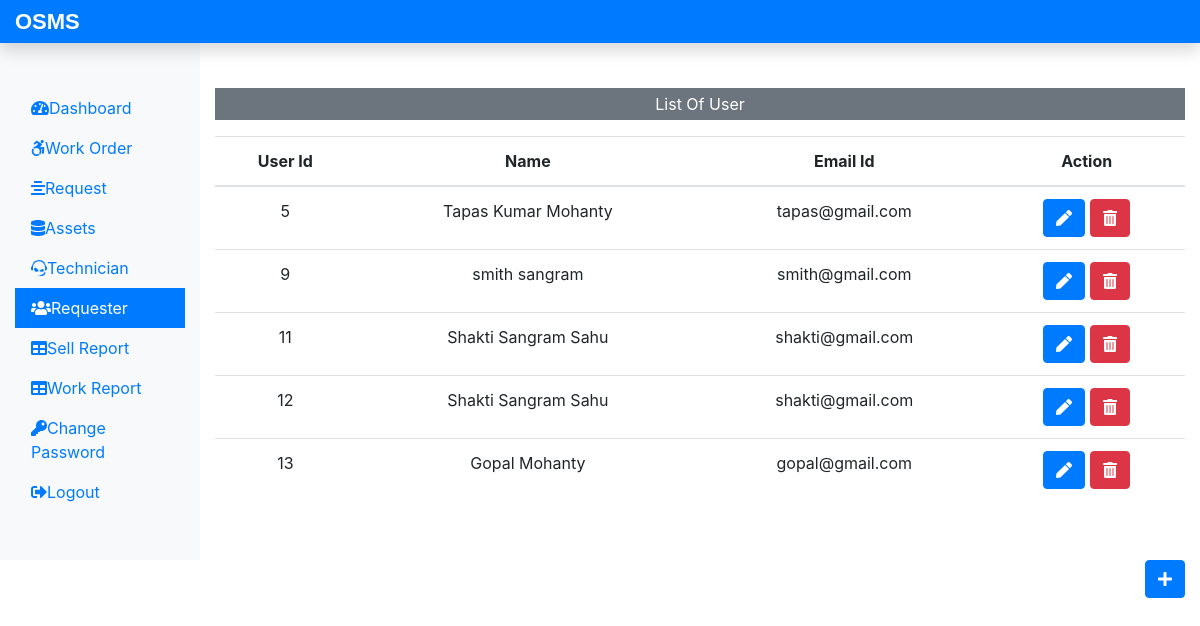
The app's page /admin/requester.php (signed in) with its own data.
### tables this page shows
CREATE TABLE `userdetails` (
  `u_id` int(11) NOT NULL,
  `u_name` varchar(50) NOT NULL,
  `u_emailid` varchar(50) NOT NULL,
  `u_password` varchar(50) NOT NULL
);

### admin/requester.php (the view, shortened to what this page needs)
<?php
  include_once('../dbconnection.php');
  include_once('includes/header.php');
?>
  <div class="col-md-10 col-sm-9 mt-5 text-center">
    <p class="bg-secondary text-white p-1">List Of User</p>
    <?php
      $sql="SELECT * FROM userdetails";
      $result=$conn->query($sql);
      if($result->num_rows > 0){
    ?>
    <table class="table">
      <thead>
        <th>User Id</th>
        <th>Name</th>
        <th>Email Id</th>
        <th>Action</th>
      </thead>
      <tbody>
        <?php while($row=$result->fetch_assoc()){ ?>
        <tr>
          <td><?php echo $row['u_id'] ;?></td>
          <td><?php echo $row['u_name'] ;?></td>
          <td><?php echo $row['u_emailid'] ;?></td>
          <td>
            <form action="edituser.php"method="post" class="d-inline">
              <button type="submit" class="btn btn-primary" name="edit" value="Edit"><i class="fas fa-pen"></i></button>
            </form>
            <form action="" method="post" class="d-inline">
            <button type="submit" class="btn btn-danger" name="delete" value="Delete"><i class="fas fa-trash-alt"></i></button>
            </form>
          </td>
        </tr>
        <?php } ?>
      </tbody>
    </table>
    <?php }else{
      echo'<div class="alert alert-info">No User Available</div>';
    } ?>
  </div>
  </div>
  <div class="float-right"><a href="insertuser.php" class="btn btn-primary"><i class="fas fa-plus"></i></a></div>
    </div>
</body>
</html>

### records on screen
userdetails: u_id "5", u_name "Tapas Kumar Mohanty", u_emailid "tapas@gmail.com"
userdetails: u_id "9", u_name "smith sangram", u_emailid "smith@gmail.com"
userdetails: u_id "11", u_name "Shakti Sangram Sahu", u_emailid "shakti@gmail.com"
userdetails: u_id "12", u_name "Shakti Sangram Sahu", u_emailid "shakti@gmail.com"
userdetails: u_id "13", u_name "Gopal Mohanty", u_emailid "gopal@gmail.com"
